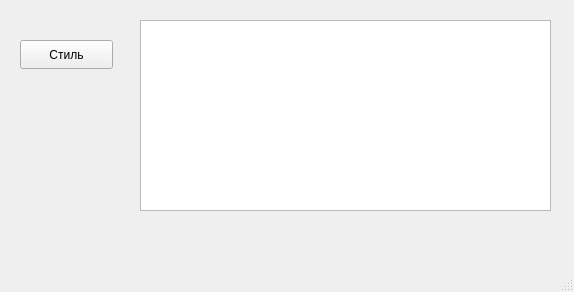
<?xml version="1.0" encoding="UTF-8"?>
<ui version="4.0">
 <class>MainWindow</class>
 <widget class="QMainWindow" name="MainWindow">
  <property name="geometry">
   <rect>
    <x>0</x>
    <y>0</y>
    <width>574</width>
    <height>292</height>
   </rect>
  </property>
  <property name="windowTitle">
   <string>MainWindow</string>
  </property>
  <widget class="QWidget" name="centralwidget">
   <widget class="QTableView" name="tableView">
    <property name="geometry">
     <rect>
      <x>140</x>
      <y>20</y>
      <width>411</width>
      <height>191</height>
     </rect>
    </property>
   </widget>
   <widget class="QPushButton" name="pushButton">
    <property name="geometry">
     <rect>
      <x>20</x>
      <y>40</y>
      <width>93</width>
      <height>29</height>
     </rect>
    </property>
    <property name="text">
     <string>Стиль</string>
    </property>
   </widget>
  </widget>
  <widget class="QMenuBar" name="menubar">
   <property name="geometry">
    <rect>
     <x>0</x>
     <y>0</y>
     <width>574</width>
     <height>26</height>
    </rect>
   </property>
  </widget>
  <widget class="QStatusBar" name="statusbar"/>
 </widget>
 <resources/>
 <connections/>
</ui>
